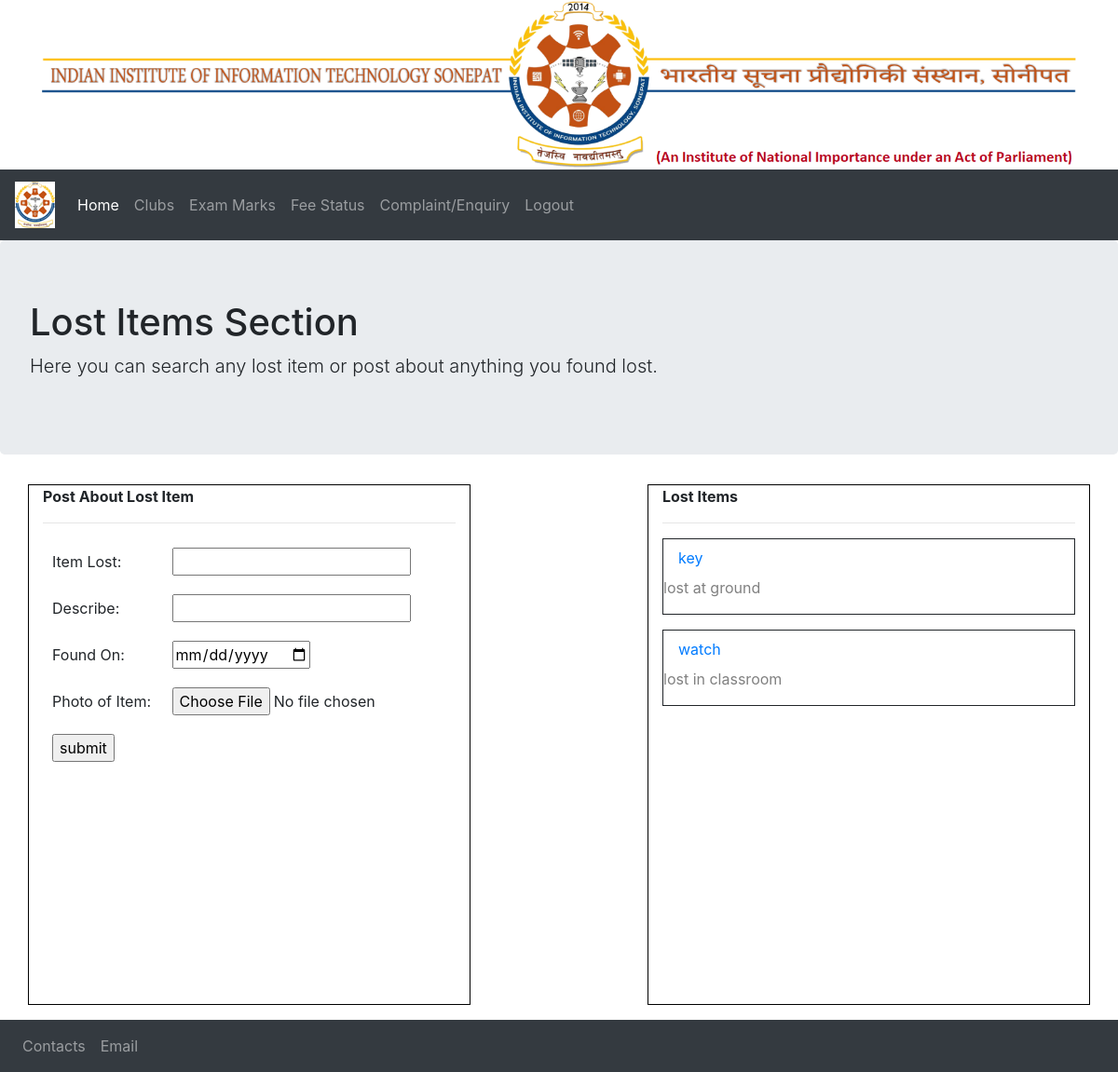
Screenshot of /lost/ with the database file from the repository.
### lostitems/models.py (models this page shows, shortened)
class item(models.Model):
    item_number=models.AutoField
    item_name=models.CharField(max_length=60,default="")
    desc=models.CharField(max_length=70,default="")
    found_date=models.DateField()
    item_pic=models.ImageField(upload_to="lostitems/images",default="")

### lostitems/views.py (the view)
# urls.py: path('',views.lost_items,name='lost_items')
def lost_items(request):
    if request.method=='POST':
        itm=item()
        itm.item_name=request.POST.get('item_name')
        itm.desc=request.POST.get('desc')
        itm.found_date=request.POST.get('found_date')
        itm.item_pic=request.POST.get('item_pic')
        itm.save()
        items=item.objects.all()
        return render(request,'lost_items_section.html',{'items':items})
    else:
        items=item.objects.all()
        return render(request,'lost_items_section.html',{'items':items})

### templates/lost_items_section.html (shortened to what this page needs)
{% load static %}
<!doctype html>
<html lang="en">
  <head>
    <link rel="stylesheet" href="{% static 'css/bootstrap.min.css' %}">
	<link rel="stylesheet" href="{% static 'css/bootstrap.css' %}">
  </head>
  <body>
 <div class="container-sm">
  <img src="{% static 'images/iiitsonepat_logo_1.png' %}" class="img-fluid" alt="IIIT SONEPAT"/>
</div>
<nav class="navbar navbar-expand-lg navbar-dark bg-dark">
  <a class="navbar-brand" href="#"><img src="{% static 'images/logo.png' %}"/></a>
  <div class="collapse navbar-collapse" id="navbarSupportedContent">
    <ul class="navbar-nav mr-auto">
      <li class="nav-item active">
        <a class="nav-link" href="#">Home <span class="sr-only">(current)</span></a>
      </li>
      <li class="nav-item">
        <a class="nav-link" href="/club/">Clubs</a>
      </li>
	  <li class="nav-item">
        <a class="nav-link" href="/exams/">Exam Marks</a>
      </li>
	  <li class="nav-item">
        <a class="nav-link" href="/fee/">Fee Status</a>
      </li>
	  <li class="nav-item">
        <a class="nav-link" href="/complain/">Complaint/Enquiry</a>
      </li>
	  <li class="nav-item">
        <a class="nav-link" href="#">Logout</a>
      </li>
    </ul>
  </div>
</nav>
<div class="jumbotron">
  <h1 class="display-6">Lost Items Section</h1>
  <p class="lead">Here you can search any lost item or post about anything you found lost.</p>
</div>
<div class="container" >
  <div class="row">
    <div class="col-md-5" id="p">
       <p style="font-weight: bold;">Post About Lost Item</p>
      <hr>
	  <form  action="" method="POST">
      <table>
      <tr>
        <td>
      Item Lost:
    </td>
    <td><input type="text" name="item_name"></form></td>
    <tr>
      <td>Describe:</td>
      <td><input type="textarea" name="desc"></form></td>
    </tr>
	<tr>
       <td>Found On:</td>
       <td><input type="date" name="found_date"></form></td>
    </tr>
    <tr>
      <td>
        Photo of Item:
      </td>
      <td><input type="file" name="item_pic"></form></td>
    </tr>
    <tr>
      <td><input type="submit" value="submit"></td>
    </tr>
    </div>
	<div class="col-md-2">
	</div>
    <div class="col-md-5" id="p1">
     <p style="font-weight: bold;">Lost Items</p>
   <hr>
  <ul class="nav flex-column anyClass">
    {% for item in items %}
	<li class="nav-item" style="border:solid 1px">
      <a class="nav-link" href=/media/{{item.item_pic}} target="_blank">{{item.item_name}}</a>
      <p style="color:grey">{{item.desc}}</p>
    </li><p></p>
    {% endfor %}
 </div>
 </div>
 </div>
 <nav class="navbar navbar-expand-lg navbar-dark bg-dark">
    <ul class="navbar-nav">
      <li class="nav-item ">
        <a class="nav-link" href="#">Contacts</a>
      </li>
      <li class="nav-item">
        <a class="nav-link" href="#">Email</a>
      </li>
    </ul>
</nav>
  </body>
</html>

### templates/lost_items_section.html (style rules this page uses)
img { display:block; margin-left: auto; margin-right: auto; }
.anyClass { height:500px; overflow-y: scroll; }
#p { border:1px solid black; }
#p1 { border:1px solid black; }
table { width:500px; }
td { padding: 10px; }

### rows the page displays
item: item_name "key", desc "lost at ground"
item: item_name "watch", desc "lost in classroom"
